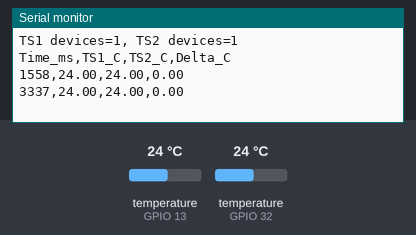
A sketch run on a simulated ESP32. Shown: the last lines printed to the serial monitor. Inputs (shaded band) come from the test bench; at power-on: temperature (sensors on GPIO 13, GPIO 32) 24 °C.

Above: at 4.1 s.
4.2 s: temperature (sensor on GPIO 13) set to 12 °C
At 6.3 s:
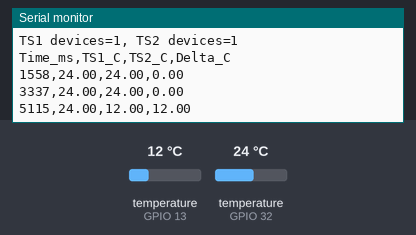
6.8 s: temperature (sensor on GPIO 32) set to 12 °C
At 8.1 s:
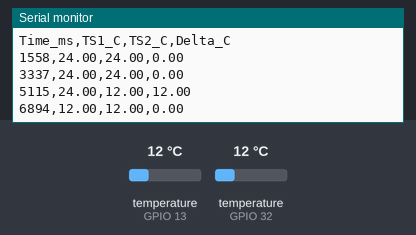
9.4 s: temperature (sensor on GPIO 13) set to 19 °C
At 11.6 s:
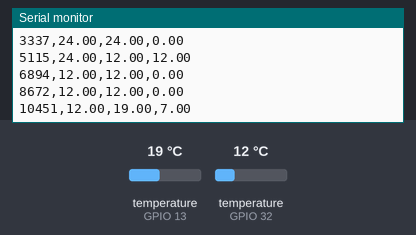
12.0 s: temperature (sensor on GPIO 32) set to 19 °C
At 13.4 s:
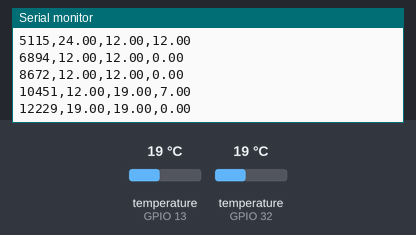
Timing chart, 0 to 15.0 s (numbered marks = the images above; inputs shaded):
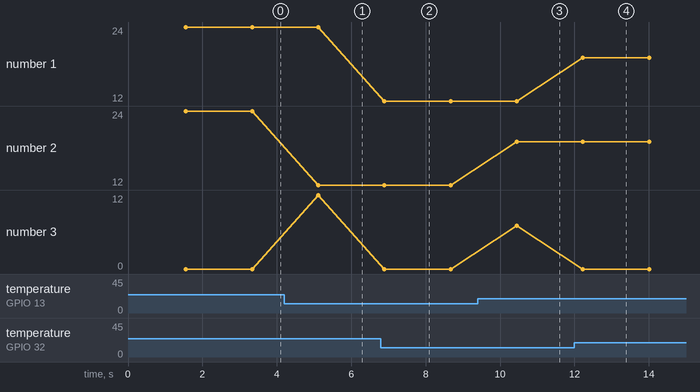

The sketch:

U7_Temperature_Check.ino
```cpp
/* U7 standalone DS18B20 checkout. Replaces the normal U7 firmware while testing.
   TS1 GPIO32, TS2 GPIO13. Serial Monitor 115200 baud.
   Requires OneWire and DallasTemperature libraries. */
#include <Arduino.h>
#include <OneWire.h>
#include <DallasTemperature.h>
#include <math.h>

constexpr uint8_t TS1_PIN = 32, TS2_PIN = 13;
OneWire bus1(TS1_PIN), bus2(TS2_PIN);
DallasTemperature ts1(&bus1), ts2(&bus2);

bool valid(float c) {
  return isfinite(c) && c != DEVICE_DISCONNECTED_C && c != 85.0f &&
         c >= -10.0f && c <= 100.0f;
}
void setup() {
  Serial.begin(115200);
  ts1.begin(); ts2.begin();
  ts1.setResolution(12); ts2.setResolution(12);
  Serial.printf("TS1 devices=%d, TS2 devices=%d\n",
                ts1.getDeviceCount(), ts2.getDeviceCount());
  Serial.println("Time_ms,TS1_C,TS2_C,Delta_C");
}
void loop() {
  ts1.requestTemperatures(); ts2.requestTemperatures();
  float a = ts1.getTempCByIndex(0), b = ts2.getTempCByIndex(0);
  if (valid(a) && valid(b))
    Serial.printf("%lu,%.2f,%.2f,%.2f\n", millis(), a, b, fabsf(a-b));
  else
    Serial.printf("%lu,INVALID (TS1=%.2f TS2=%.2f)\n", millis(), a, b);
  delay(250);
}
```

Measured:
- after the input at 4.2 s, the serial monitor: prints a new line after 0.92 s (image 1)
- after the input at 6.8 s, the serial monitor: prints a new line after 0.09 s (image 2)
- after the input at 9.4 s, the serial monitor: prints a new line after 1.1 s (image 3)
- after the input at 12.0 s, the serial monitor: prints a new line after 0.23 s (image 4)
- plotted number 2: 24 → 12 after the input at 4.2 s, 12 → 19 after the input at 9.4 s
- plotted number 3: 0 → 12 after the input at 4.2 s, 12 → 0 after the input at 6.8 s, 0 → 7 after the input at 9.4 s, 7 → 0 after the input at 12.0 s
